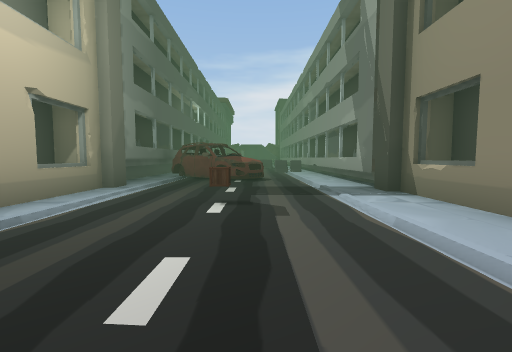
[1] (above)

15 first-person views from a walk through a Unity game level. The camera is 1.2 m above the floor, tilts 4° down and sees 90° across. The floor is counted in squares, 2 m on a side. Each view is taken from the middle of a square. On the plan, view 1 faces up. The plan holds only what a view shows up to about 9 squares ahead; the rest is blank. The place goes on beyond the plan. The player character is not drawn. Some animated figures are left out. Some surface patterns are stand-ins.

[2]
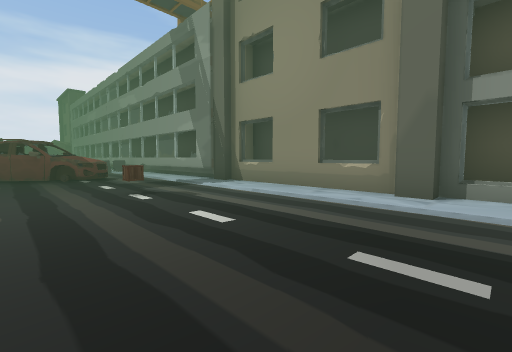

[3]
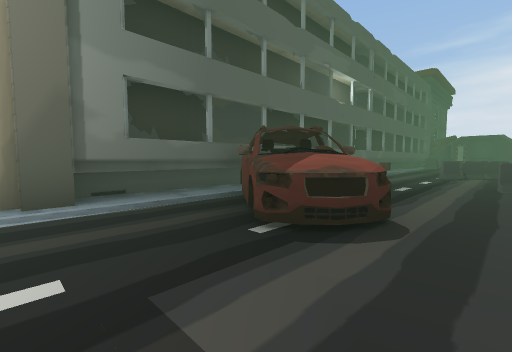

[4]
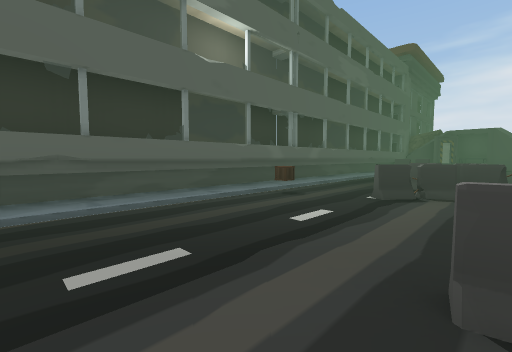

[5]
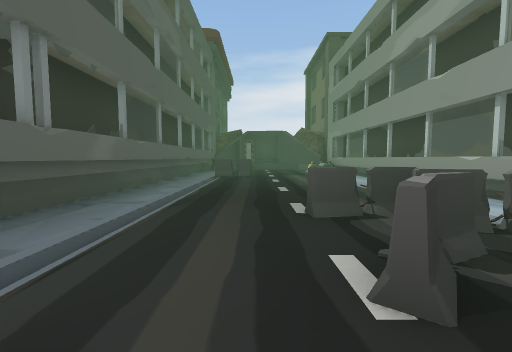

[6]
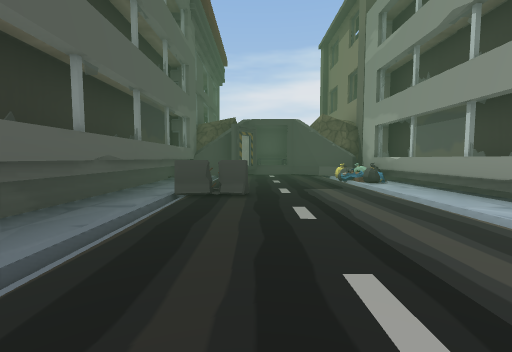

[7]
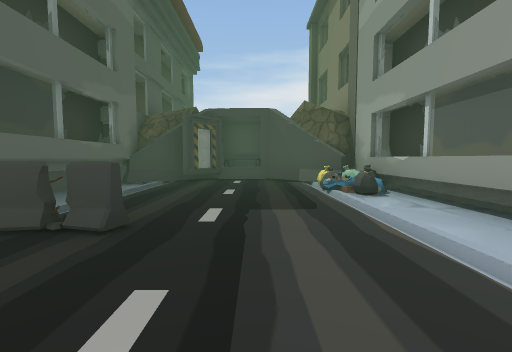

[8]
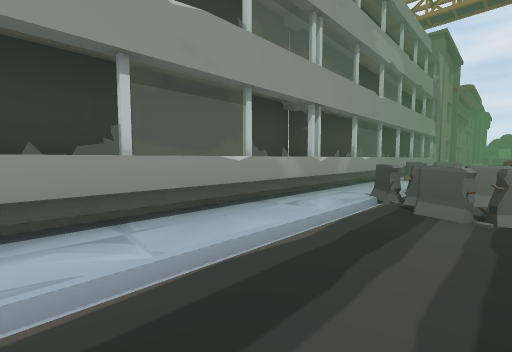

[9]
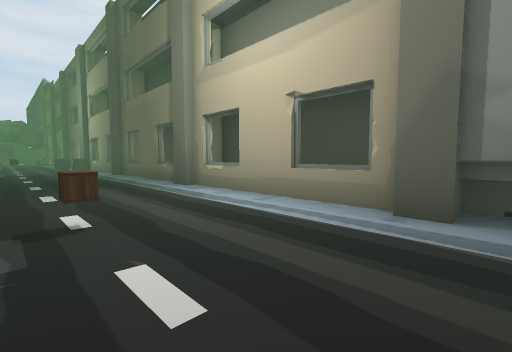

[10]
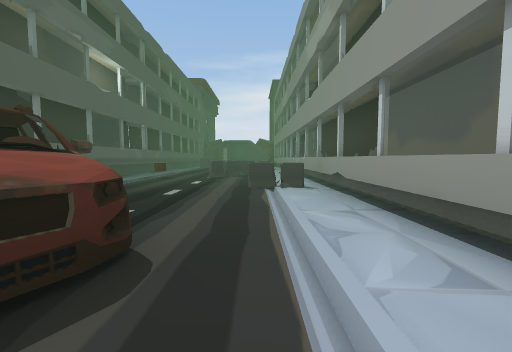

[11]
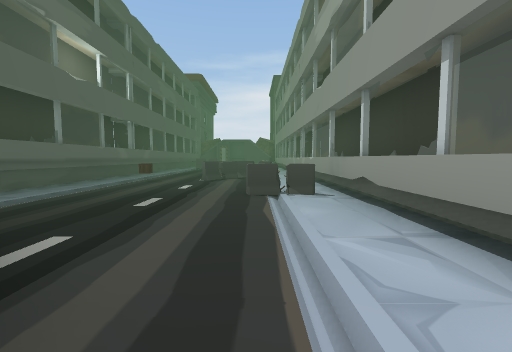

[12]
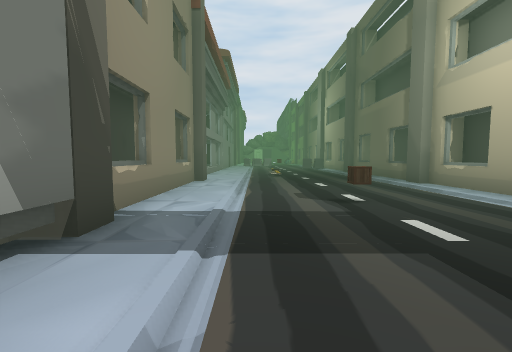

[13]
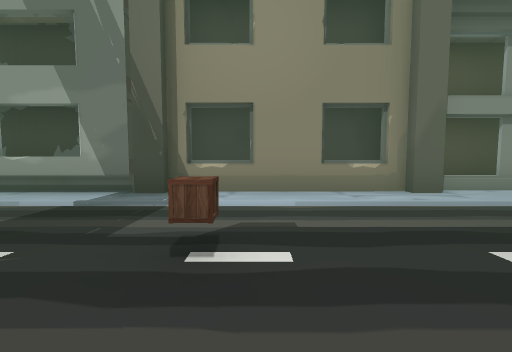

[14]
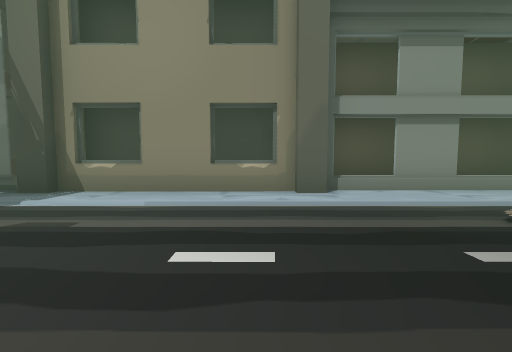

[15]
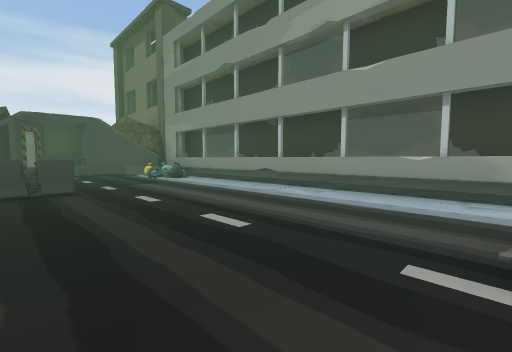

### Floor plan
Points are (right, up) in squares from view 1. A wall is a line through its corners. A room is listed if a view was taken in it or the views show most of it. See-through windows are left out.
Room 1 (views 1, 2, 3, 4, 5, 6, 7, 8, 9, 10, 11, 12, 13, 14, 15)
walls: (2.3, 11.4) (2.3, 23.5); (-3.1, 9) (-3.1, 5.6); (2.6, 5.3) (2.6, 5.7); (-3.1, 5.3) (-3.1, 0.9); (2.3, 4.5) (2.3, 10.6); (-2.9, 1) (-2.9, 0.4); (3, 21.5) (3, 24.9); (3.6, 0.5) (3.6, 4.6); (2.6, 0.2) (2.6, 4.6); (-3.1, 0.1) (-3.1, -2.5); (2.3, 24.4) (2.3, 25.5); (2.8, -2.5) (2.8, -0.2) (2.3, -0.2) (2.3, 0.3) (3.1, 0.3); (2, 24.8) (0.3, 26.3); (-3.1, 25.1) (-3.1, 10); (-2.9, 25.4) (-2.9, 5.1); (-1, 26.3) (-1.8, 25.2); (-1.3, 26.3) (-3.1, 24.8)
low walls: (-3.5, 9.1) (-3.5, 5.6); (-3.5, 24.2) (-3.5, 9.9); (-0.4, 26.3) (-1.3, 26.3)
ways out: opening at (2, 19); opening at (2.5, 24)
objects: other object (-2, 7) to (0, 9); other object (-2, 14); barrier (-2, 21) to (-1, 21); other object (0, 3); barrier (0, 14) to (0, 15); barrier (0, 16); barrier (1, 11) to (2, 11); barrier (1, 15); other object (2, 24)

Positions as (right, up) in squares from view 1, and headings:
1: (0, 0), facing up
2: (-2, -1), facing up-right
3: (1, 5), facing up-left
4: (1, 10), facing up-left
5: (-1, 13), facing up
6: (-1, 17), facing up
7: (0, 19), facing up
8: (0, 19), facing down-right
9: (0, 6), facing down-left
10: (1, 6), facing up
11: (1, 7), facing up
12: (1, 7), facing down
13: (-2, 3), facing right
14: (-2, 1), facing right
15: (-2, 16), facing up-right
